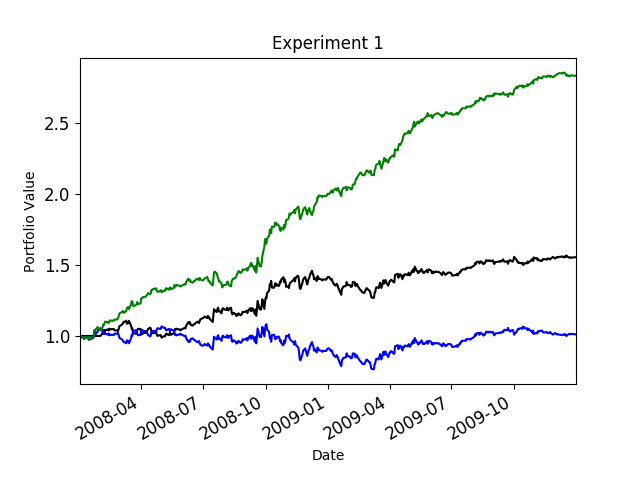

Write Python code to recreate this figure.
"""
Template for implementing StrategyLearner  (c) 2016 Tucker Balch

Copyright 2018, Georgia Institute of Technology (Georgia Tech)
Atlanta, Georgia 30332
All Rights Reserved

Template code for CS 4646/7646

Georgia Tech asserts copyright ownership of this template and all derivative
works, including solutions to the projects assigned in this course. Students
and other users of this template code are advised not to share it with others
or to make it available on publicly viewable websites including repositories
such as github and gitlab.  This copyright statement should not be removed
or edited.

We do grant permission to share solutions privately with non-students such
as potential employers. However, sharing with other current or future
students of CS 7646 is prohibited and subject to being investigated as a
GT honor code violation.

-----do not edit anything above this line---

Student Name: Syed Ahmed (replace with your name)
GT User ID: sahmed99 (replace with your User ID)
GT ID: 903388682 (replace with your GT ID)
"""


import datetime as dt
import pandas as pd
import util as ut
import random
import numpy as np
import StrategyLearner as st
from ManualStrategy import testPolicy
from marketsim import compute_portvals
from util import get_data, plot_data
import matplotlib.pyplot as plt




def author(self):
    return 'sahmed99'


if __name__=="__main__":

    sd = dt.datetime(2008, 1, 1)
    ed = dt.datetime(2009, 12, 31)

    out_sd = dt.datetime(2010, 1, 1)
    out_ed = dt.datetime(2011, 12, 31)
    symbol = "JPM"
    dates = dates = pd.date_range(sd, ed)
    prices_all = ut.get_data([symbol], dates)

    # Strategy Learner
    learner = st.StrategyLearner(verbose=False, impact=0.0)
    learner.addEvidence(symbol, sd=sd, ed=ed, sv=100000)
    test = learner.testPolicy(symbol, sd=sd, ed=ed, sv=100000)
    # st_trades = trades_ST(test, 'JPM')
    # st_port_val = compute_portvals(st_trades, sd, ed, 100000, 0, 0)
    # print test

    # print test
    st_port_val = compute_portvals(test, start_val=100000, commission=0, impact=0)
    # print "strategy port val", st_port_val

    #benchmark
    bench = st.benchMark(symbol, sd, ed, 100000)
    bm_port_val = compute_portvals(bench, 100000, 0, 0)
    # print "bench port val", bench_port_val

    # ManualStrategy
    trades = testPolicy(symbol, sd=sd, ed=ed, sv=100000)
    ms_port_val = compute_portvals(trades, 100000, 0, 0)

    # print ms_port_val

    ms_port_val = ms_port_val / ms_port_val[0]

    ms_cumu_ret = (ms_port_val[-1] / ms_port_val[0]) - 1

    daily_rets = ms_port_val.copy()
    daily_rets[1:] = (ms_port_val[1:] / ms_port_val[:-1].values) - 1
    daily_rets.ix[0] = 0
    ms_avg_daily_ret = daily_rets.mean()
    ms_std_daily_ret = daily_rets.std()
    ms_sr = (np.sqrt(252.0) * ms_avg_daily_ret) / ms_std_daily_ret

    print "###Manual Strategy statistics### "
    print "Cumulative Returns: ", ms_cumu_ret
    print "Average Daily Return: ", ms_avg_daily_ret
    print "Average Standard Deviation Return: ", ms_std_daily_ret
    print "Sharpe Ratio ", ms_sr

    bm_port_val = bm_port_val / bm_port_val[0]

    bm_cumu_ret = (bm_port_val[-1] / bm_port_val[0]) - 1

    daily_rets = bm_port_val.copy()
    daily_rets[1:] = (bm_port_val[1:] / bm_port_val[:-1].values) - 1
    daily_rets.ix[0] = 0
    bm_avg_daily_ret = daily_rets.mean()
    bm_std_daily_ret = daily_rets.std()
    bm_sr = (np.sqrt(252.0) * bm_avg_daily_ret) / bm_std_daily_ret

    print "###Benchmark statistics### "
    print "Cumulative Returns: ", bm_cumu_ret
    print "Average Daily Return: ", bm_avg_daily_ret
    print "Average Standard Deviation Return: ", bm_std_daily_ret
    print "Sharpe Ratio", bm_sr

    st_port_val = st_port_val / st_port_val[0]
    st_cumu_ret = (st_port_val[-1] / st_port_val[0]) - 1
    daily_rets = st_port_val.copy()
    daily_rets[1:] = (st_port_val[1:] / st_port_val[:-1].values) - 1
    daily_rets.ix[0] = 0
    st_avg_daily_ret = daily_rets.mean()
    st_std_daily_ret = daily_rets.std()
    st_sr = (np.sqrt(252.0) * st_avg_daily_ret) / st_std_daily_ret

    print "###Strategy Learner statistics### "
    print "Cumulative Returns: ", st_cumu_ret
    print "Average Daily Return: ", st_avg_daily_ret
    print "Average Standard Deviation Return: ", st_std_daily_ret
    print "Sharpe Ratio ", st_sr

    ax = ms_port_val.plot(fontsize=12, color="black", label="Manual Strategy")
    bm_port_val.plot(ax=ax, color="blue", label='Benchmark')
    st_port_val.plot(ax=ax, color="green", label='Strategy Learner')
    plt.title("Experiment 1")
    ax.set_xlabel("Date")
    ax.set_ylabel("Portfolio Value")
    plt.savefig('experiment1.png')
    plt.legend()
    plt.show()